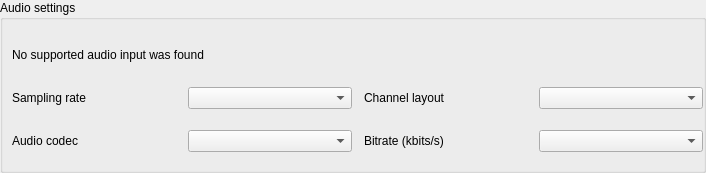
<?xml version="1.0" encoding="UTF-8"?>
<ui version="4.0">
 <class>ConfigOutputAudioClass</class>
 <widget class="QWidget" name="ConfigOutputAudioClass">
  <property name="geometry">
   <rect>
    <x>0</x>
    <y>0</y>
    <width>706</width>
    <height>173</height>
   </rect>
  </property>
  <layout class="QVBoxLayout" name="verticalLayout">
   <property name="leftMargin">
    <number>0</number>
   </property>
   <property name="topMargin">
    <number>0</number>
   </property>
   <property name="rightMargin">
    <number>0</number>
   </property>
   <property name="bottomMargin">
    <number>0</number>
   </property>
   <item>
    <widget class="QGroupBox" name="audioBox">
     <property name="title">
      <string>Audio settings</string>
     </property>
     <property name="flat">
      <bool>true</bool>
     </property>
     <layout class="QVBoxLayout" name="verticalLayout_3">
      <property name="rightMargin">
       <number>0</number>
      </property>
      <item>
       <widget class="QLabel" name="labelAudioTitle">
        <property name="minimumSize">
         <size>
          <width>0</width>
          <height>40</height>
         </size>
        </property>
        <property name="text">
         <string>No supported audio input was found</string>
        </property>
       </widget>
      </item>
      <item>
       <widget class="QWidget" name="widget" native="true">
        <layout class="QGridLayout" name="gridLayout_2">
         <property name="leftMargin">
          <number>0</number>
         </property>
         <property name="topMargin">
          <number>0</number>
         </property>
         <property name="rightMargin">
          <number>0</number>
         </property>
         <property name="bottomMargin">
          <number>0</number>
         </property>
         <property name="spacing">
          <number>12</number>
         </property>
         <item row="3" column="0">
          <widget class="QLabel" name="labelAudioCodec">
           <property name="text">
            <string>Audio codec</string>
           </property>
          </widget>
         </item>
         <item row="1" column="0">
          <widget class="QLabel" name="labelSamplingRate">
           <property name="text">
            <string>Sampling rate</string>
           </property>
          </widget>
         </item>
         <item row="3" column="3">
          <widget class="QComboBox" name="comboBitrate"/>
         </item>
         <item row="3" column="2">
          <widget class="QLabel" name="labelBitrate">
           <property name="minimumSize">
            <size>
             <width>0</width>
             <height>40</height>
            </size>
           </property>
           <property name="maximumSize">
            <size>
             <width>16777215</width>
             <height>40</height>
            </size>
           </property>
           <property name="text">
            <string>Bitrate (kbits/s)</string>
           </property>
          </widget>
         </item>
         <item row="1" column="3">
          <widget class="QComboBox" name="audioChannelLayout"/>
         </item>
         <item row="1" column="2">
          <widget class="QLabel" name="labelChannelLayout">
           <property name="text">
            <string>Channel layout</string>
           </property>
          </widget>
         </item>
         <item row="1" column="1">
          <widget class="QComboBox" name="audioSamplingRate"/>
         </item>
         <item row="3" column="1">
          <widget class="QComboBox" name="comboAudioCodec"/>
         </item>
        </layout>
       </widget>
      </item>
     </layout>
    </widget>
   </item>
  </layout>
 </widget>
 <resources/>
 <connections/>
</ui>
